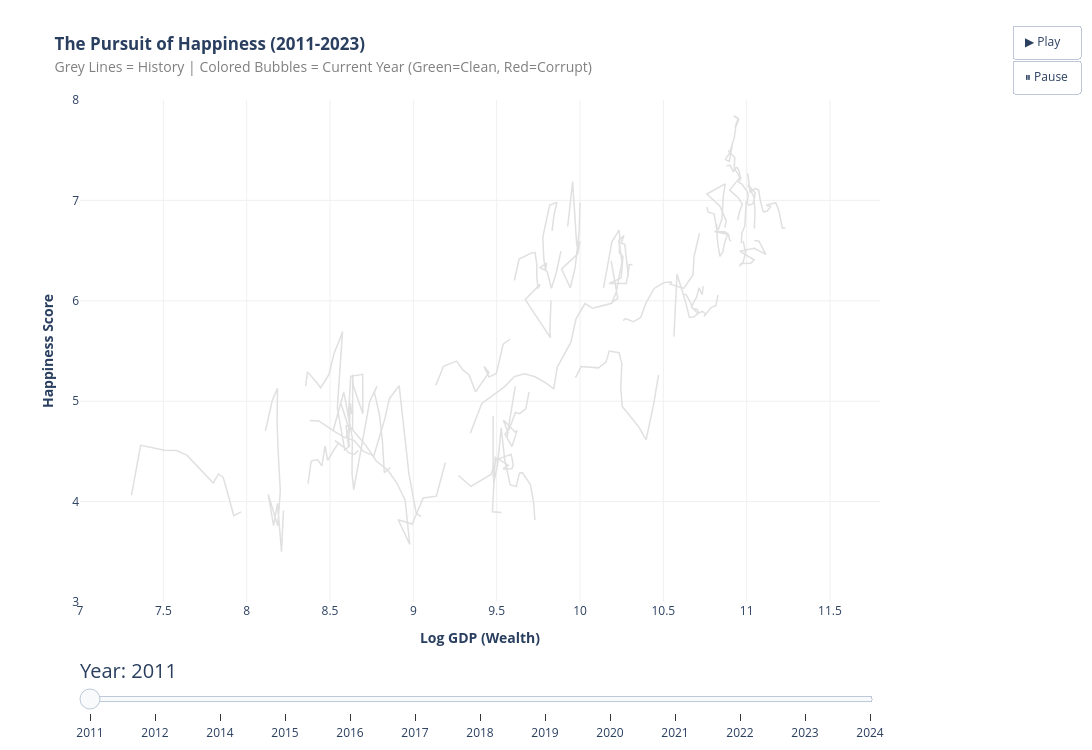

Write notebook code for a chart like this one.
### Code cell
import plotly.graph_objects as go
import numpy as np
import pandas as pd

# --- 1. DATA PREP ---
df30 = df30.sort_values(['country', 'year']).copy()
if 'log_gdp' not in df30.columns:
    df30['log_gdp'] = np.log1p(df30['gdp_per_capita_ppp'])

cols_needed = ['country', 'year', 'log_gdp', 'happiness_score', 'corruption_index', 'population_millions']
plot_df = df30[cols_needed].dropna(subset=['log_gdp', 'happiness_score']).copy()
plot_df['corruption_index'] = plot_df['corruption_index'].fillna(plot_df['corruption_index'].median())

def get_text_position(row):
    if row['log_gdp'] > 10.5:
        return "top left"
    elif 8.5 < row['log_gdp'] < 9.5:
        return "bottom center"
    else:
        return "top center"

years = sorted(plot_df['year'].unique())
fig_full = go.Figure()

# --- 2. ADD SOLID HISTORY LINES ---
for country, g in plot_df.groupby('country'):
    fig_full.add_trace(go.Scatter(
        x=g['log_gdp'],
        y=g['happiness_score'],
        mode='lines',
        line=dict(width=1.5, color='#e0e0e0'),
        opacity=1,  # fully solid lines now
        hoverinfo='skip',
        showlegend=False
    ))

# --- 3. CREATE ANIMATION FRAMES OF SOLID CIRCLES ---
frames = []
for yr in years:
    dfy = plot_df[plot_df['year'] == yr].copy()
    top_pop = dfy.nlargest(5, 'population_millions')['country'].tolist()
    top_rich = dfy.nlargest(3, 'log_gdp')['country'].tolist()
    dfy['text_label'] = dfy.apply(lambda r: r['country'] if r['country'] in top_pop + top_rich else "", axis=1)
    dfy['text_pos'] = dfy.apply(get_text_position, axis=1)
    
    frames.append(go.Frame(
        data=[
            go.Scatter(
                x=dfy['log_gdp'],
                y=dfy['happiness_score'],
                mode='markers+text',
                marker=dict(
                    size=np.clip(dfy['population_millions'], 0, None),
                    sizemode='area',
                    sizeref=max(plot_df['population_millions'])/800,
                    sizemin=5,
                    color=dfy['corruption_index'].values,
                    colorscale='RdYlGn',
                    cmin=0, cmax=100,
                    showscale=True,
                    opacity=1,  # keep circles fully opaque
                    colorbar=dict(title='Corruption<br>Index', thickness=15, x=1.02),
                    line=dict(width=1, color='#444')
                ),
                text=dfy['text_label'],
                textposition=dfy['text_pos'],
                textfont=dict(size=11, color="#333", family="Arial"),
                hovertemplate="<b>%{text}</b><br>GDP: %{x:.2f}<br>Happy: %{y:.2f}<br>Corr: %{marker.color:.0f}<extra></extra>"
            )
        ],
        name=str(yr)
    ))

fig_full.frames = frames

# --- 4. LAYOUT ---
fig_full.update_layout(
    title='<b>The Pursuit of Happiness (2011-2023)</b><br><span style="color:gray; font-size:14px">Grey Lines = History | Colored Bubbles = Current Year (Green=Clean, Red=Corrupt)</span>',
    xaxis=dict(title='<b>Log GDP (Wealth)</b>', range=[7, 11.8], showgrid=True, gridcolor='#f0f0f0'),
    yaxis=dict(title='<b>Happiness Score</b>', range=[3, 8], showgrid=True, gridcolor='#f0f0f0'),
    width=1100, height=750,
    plot_bgcolor='white',
    margin=dict(r=100),
    updatemenus=[dict(
        type='buttons', showactive=False,
        y=1.15, x=1.25, xanchor='right', yanchor='top',
        buttons=[
            dict(label='▶ Play', method='animate', args=[None, {'frame': {'duration': 600, 'redraw': True}, 'fromcurrent': True}]),
            dict(label='⏸ Pause', method='animate', args=[[None], {'frame': {'duration': 0, 'redraw': False}, 'mode': 'immediate'}])
        ]
    )],
    sliders=[{
        "active": 0,
        "currentvalue": {"prefix": "Year: ", "font": {"size": 20}},
        "pad": {"t": 50},
        "steps": [{"args": [[str(y)], {"frame": {"duration": 600, "redraw": True}, "mode": "immediate"}], "label": str(y), "method": "animate"} for y in years]
    }]
)

fig_full.show()

### Figure 1 — Plotly figure (JSON) as saved in the notebook; plotly's stock layout.template omitted (floating-point values rounded to 4 significant figures)
{"data": [{"hoverinfo": "skip", "line": {"color": "#e0e0e0", "width": 1.5}, "mode": "lines", "opacity": 1, "showlegend": false, "type": "scatter", "x": [10.29, 10.27, 10.25, 10.26, 10.23, 10.25, 10.22, 10.19, 10.08, 10.18, 10.23, 10.21, 10.19], "y": [6.242, 6.562, 6.574, 6.65, 6.599, 6.388, 6.086, 5.975, 5.929, 5.967, 6.024, 6.188, 6.397]}, {"hoverinfo": "skip", "line": {"color": "#e0e0e0", "width": 1.5}, "mode": "lines", "opacity": 1, "showlegend": false, "type": "scatter", "x": [10.88, 10.9, 10.92, 10.93, 10.94, 10.95, 10.96, 10.97, 10.95, 10.97, 11.0, 11.01, 11.0], "y": [7.345, 7.35, 7.284, 7.313, 7.284, 7.272, 7.228, 7.223, 7.183, 7.162, 7.095, 7.057, 6.974]}, {"hoverinfo": "skip", "line": {"color": "#e0e0e0", "width": 1.5}, "mode": "lines", "opacity": 1, "showlegend": false, "type": "scatter", "x": [8.379, 8.432, 8.531, 8.586, 8.645, 8.701, 8.763, 8.83, 8.856, 8.915, 8.973, 9.017, 9.046], "y": [4.807, 4.804, 4.694, 4.643, 4.608, 4.5, 4.456, 4.833, 5.025, 5.155, 4.282, 3.886, 3.851]}, {"hoverinfo": "skip", "line": {"color": "#e0e0e0", "width": 1.5}, "mode": "lines", "opacity": 1, "showlegend": false, "type": "scatter", "x": [9.832, 9.843, 9.862, 9.818, 9.777, 9.783, 9.794, 9.799, 9.76, 9.802, 9.828, 9.856, 9.886], "y": [6.697, 6.849, 6.983, 6.952, 6.635, 6.419, 6.3, 6.376, 6.33, 6.293, 6.125, 6.272, 6.494]}, {"hoverinfo": "skip", "line": {"color": "#e0e0e0", "width": 1.5}, "mode": "lines", "opacity": 1, "showlegend": false, "type": "scatter", "x": [10.89, 10.9, 10.93, 10.93, 10.93, 10.94, 10.96, 10.96, 10.9, 10.95, 10.97, 10.96, 10.95], "y": [7.499, 7.477, 7.427, 7.404, 7.316, 7.328, 7.278, 7.232, 7.103, 7.025, 6.961, 6.9, 6.803]}, {"hoverinfo": "skip", "line": {"color": "#e0e0e0", "width": 1.5}, "mode": "lines", "opacity": 1, "showlegend": false, "type": "scatter", "x": [10.14, 10.19, 10.22, 10.23, 10.24, 10.24, 10.26, 10.25, 10.18, 10.28, 10.29, 10.29, 10.32], "y": [6.128, 6.587, 6.67, 6.705, 6.652, 6.476, 6.444, 6.229, 6.172, 6.172, 6.334, 6.36, 6.361]}, {"hoverinfo": "skip", "line": {"color": "#e0e0e0", "width": 1.5}, "mode": "lines", "opacity": 1, "showlegend": false, "type": "scatter", "x": [9.342, 9.411, 9.545, 9.606, 9.666, 9.727, 9.787, 9.843, 9.864, 9.945, 9.976, 10.03, 10.08], "y": [4.68, 4.978, 5.14, 5.245, 5.273, 5.246, 5.191, 5.124, 5.339, 5.585, 5.818, 5.973, 5.921]}, {"hoverinfo": "skip", "line": {"color": "#e0e0e0", "width": 1.5}, "mode": "lines", "opacity": 1, "showlegend": false, "type": "scatter", "x": [9.606, 9.634, 9.71, 9.73, 9.741, 9.74, 9.747, 9.761, 9.672, 9.763, 9.823, 9.819, 9.826], "y": [6.202, 6.416, 6.477, 6.481, 6.357, 6.26, 6.125, 6.163, 6.012, 5.781, 5.63, 5.695, 6.004]}, {"hoverinfo": "skip", "line": {"color": "#e0e0e0", "width": 1.5}, "mode": "lines", "opacity": 1, "showlegend": false, "type": "scatter", "x": [9.479, 9.479, 9.483, 9.505, 9.527, 9.548, 9.581, 9.618, 9.636, 9.654, 9.703, 9.723, 9.729], "y": [4.853, 4.273, 4.194, 4.362, 4.735, 4.419, 4.166, 4.151, 4.283, 4.288, 4.17, 3.977, 3.817]}, {"hoverinfo": "skip", "line": {"color": "#e0e0e0", "width": 1.5}, "mode": "lines", "opacity": 1, "showlegend": false, "type": "scatter", "x": [7.309, 7.364, 7.508, 7.58, 7.643, 7.707, 7.746, 7.799, 7.831, 7.859, 7.885, 7.923, 7.967], "y": [4.064, 4.561, 4.512, 4.508, 4.46, 4.35, 4.286, 4.186, 4.275, 4.241, 4.091, 3.861, 3.898]}, {"hoverinfo": "skip", "line": {"color": "#e0e0e0", "width": 1.5}, "mode": "lines", "opacity": 1, "showlegend": false, "type": "scatter", "x": [10.92, 10.9, 10.87, 10.87, 10.9, 10.93, 10.94, 10.95, 10.92, 10.95, 10.95, 10.94, 10.93], "y": [7.579, 7.389, 7.406, 7.413, 7.469, 7.632, 7.769, 7.809, 7.842, 7.821, 7.804, 7.741, 7.736]}, {"hoverinfo": "skip", "line": {"color": "#e0e0e0", "width": 1.5}, "mode": "lines", "opacity": 1, "showlegend": false, "type": "scatter", "x": [10.82, 10.82, 10.83, 10.83, 10.84, 10.86, 10.87, 10.89, 10.81, 10.87, 10.89, 10.9, 10.91], "y": [6.746, 6.764, 6.575, 6.478, 6.442, 6.489, 6.592, 6.664, 6.69, 6.687, 6.661, 6.609, 6.593]}, {"hoverinfo": "skip", "line": {"color": "#e0e0e0", "width": 1.5}, "mode": "lines", "opacity": 1, "showlegend": false, "type": "scatter", "x": [10.97, 10.97, 10.99, 11.0, 11.01, 11.03, 11.04, 11.05, 11.01, 11.04, 11.05, 11.05, 11.05], "y": [6.572, 6.672, 6.75, 6.994, 6.951, 6.965, 6.985, 7.076, 7.155, 7.034, 6.892, 6.719, 6.753]}, {"hoverinfo": "skip", "line": {"color": "#e0e0e0", "width": 1.5}, "mode": "lines", "opacity": 1, "showlegend": false, "type": "scatter", "x": [8.518, 8.583, 8.634, 8.632, 8.642, 8.699, 8.738, 8.781, 8.766, 8.796, 8.814, 8.826, 8.863], "y": [4.705, 5.091, 4.633, 4.276, 4.12, 4.657, 4.996, 5.148, 5.088, 4.872, 4.605, 4.289, 4.34]}, {"hoverinfo": "skip", "line": {"color": "#e0e0e0", "width": 1.5}, "mode": "lines", "opacity": 1, "showlegend": false, "type": "scatter", "x": [8.566, 8.605, 8.713, 8.778, 8.845, 8.899, 8.951, 8.979, 8.909, 8.994, 9.059, 9.138, 9.192], "y": [4.975, 4.772, 4.565, 4.404, 4.315, 4.19, 4.015, 3.573, 3.819, 3.777, 4.036, 4.054, 4.389]}, {"hoverinfo": "skip", "line": {"color": "#e0e0e0", "width": 1.5}, "mode": "lines", "opacity": 1, "showlegend": false, "type": "scatter", "x": [9.135, 9.181, 9.26, 9.296, 9.334, 9.374, 9.414, 9.454, 9.425, 9.454, 9.498, 9.539, 9.58], "y": [5.159, 5.348, 5.399, 5.314, 5.262, 5.093, 5.192, 5.286, 5.345, 5.24, 5.277, 5.568, 5.617]}, {"hoverinfo": "skip", "line": {"color": "#e0e0e0", "width": 1.5}, "mode": "lines", "opacity": 1, "showlegend": false, "type": "scatter", "x": [9.612, 9.561, 9.568, 9.54, 9.61, 9.623, 9.592, 9.55, 9.575, 9.613, 9.638, 9.675, 9.694], "y": [5.149, 4.643, 4.686, 4.813, 4.692, 4.707, 4.548, 4.672, 4.721, 4.888, 4.876, 4.923, 5.093]}, {"hoverinfo": "skip", "line": {"color": "#e0e0e0", "width": 1.5}, "mode": "lines", "opacity": 1, "showlegend": false, "type": "scatter", "x": [10.62, 10.64, 10.66, 10.68, 10.69, 10.7, 10.71, 10.71, 10.67, 10.7, 10.71, 10.73, 10.74], "y": [6.059, 6.064, 5.987, 5.921, 5.92, 5.915, 5.886, 5.871, 5.94, 6.039, 6.129, 6.06, 6.147]}, {"hoverinfo": "skip", "line": {"color": "#e0e0e0", "width": 1.5}, "mode": "lines", "opacity": 1, "showlegend": false, "type": "scatter", "x": [8.368, 8.387, 8.425, 8.451, 8.47, 8.486, 8.521, 8.551, 8.529, 8.583, 8.611, 8.645, 8.67], "y": [4.18, 4.403, 4.419, 4.356, 4.553, 4.41, 4.509, 4.583, 4.607, 4.543, 4.487, 4.47, 4.51]}, {"hoverinfo": "skip", "line": {"color": "#e0e0e0", "width": 1.5}, "mode": "lines", "opacity": 1, "showlegend": false, "type": "scatter", "x": [9.926, 9.948, 9.956, 9.972, 9.979, 9.989, 9.999, 9.985, 9.89, 9.942, 9.971, 9.995, 10.0], "y": [6.74, 7.088, 7.187, 6.778, 6.578, 6.488, 6.595, 6.465, 6.317, 6.128, 6.33, 6.678, 6.979]}, {"hoverinfo": "skip", "line": {"color": "#e0e0e0", "width": 1.5}, "mode": "lines", "opacity": 1, "showlegend": false, "type": "scatter", "x": [8.611, 8.624, 8.696, 8.697, 8.656, 8.64, 8.636, 8.636, 8.596, 8.611, 8.622, 8.629, 8.642], "y": [4.856, 5.248, 5.268, 4.875, 5.074, 5.155, 5.265, 4.724, 4.759, 4.552, 4.981, 4.881, 4.885]}, {"hoverinfo": "skip", "line": {"color": "#e0e0e0", "width": 1.5}, "mode": "lines", "opacity": 1, "showlegend": false, "type": "scatter", "x": [8.354, 8.365, 8.417, 8.444, 8.494, 8.524, 8.567, 8.575, 8.544, 8.588, 8.617, 8.602, 8.618], "y": [5.149, 5.292, 5.194, 5.132, 5.269, 5.472, 5.653, 5.693, 4.934, 4.516, 4.555, 4.657, 4.768]}, {"hoverinfo": "skip", "line": {"color": "#e0e0e0", "width": 1.5}, "mode": "lines", "opacity": 1, "showlegend": false, "type": "scatter", "x": [10.26, 10.27, 10.32, 10.36, 10.39, 10.44, 10.51, 10.55, 10.54, 10.62, 10.68, 10.68, 10.72], "y": [5.803, 5.822, 5.791, 5.835, 5.973, 6.123, 6.182, 6.186, 6.166, 6.123, 6.26, 6.442, 6.673]}, {"hoverinfo": "skip", "line": {"color": "#e0e0e0", "width": 1.5}, "mode": "lines", "opacity": 1, "showlegend": false, "type": "scatter", "x": [10.98, 10.99, 10.98, 10.98, 10.96, 10.97, 11.02, 11.05, 10.96, 11.05, 11.12, 11.07, 11.05], "y": [6.597, 6.48, 6.411, 6.379, 6.344, 6.371, 6.375, 6.407, 6.494, 6.523, 6.463, 6.594, 6.6]}, {"hoverinfo": "skip", "line": {"color": "#e0e0e0", "width": 1.5}, "mode": "lines", "opacity": 1, "showlegend": false, "type": "scatter", "x": [10.56, 10.58, 10.63, 10.66, 10.68, 10.71, 10.73, 10.75, 10.74, 10.79, 10.82, 10.83], "y": [5.643, 6.267, 5.984, 5.835, 5.838, 5.875, 5.895, 5.872, 5.845, 5.935, 5.951, 6.058]}, {"hoverinfo": "skip", "line": {"color": "#e0e0e0", "width": 1.5}, "mode": "lines", "opacity": 1, "showlegend": false, "type": "scatter", "x": [9.27, 9.346, 9.466, 9.498, 9.536, 9.587, 9.6, 9.591, 9.539, 9.569, 9.492, 9.475, 9.529], "y": [4.26, 4.151, 4.271, 4.415, 4.44, 4.471, 4.366, 4.327, 4.325, 4.362, 4.442, 3.898, 3.891]}, {"hoverinfo": "skip", "line": {"color": "#e0e0e0", "width": 1.5}, "mode": "lines", "opacity": 1, "showlegend": false, "type": "scatter", "x": [9.973, 10.01, 10.11, 10.16, 10.18, 10.23, 10.25, 10.24, 10.25, 10.35, 10.4, 10.44, 10.47], "y": [5.234, 5.345, 5.332, 5.389, 5.5, 5.483, 5.373, 5.132, 4.948, 4.744, 4.614, 4.975, 5.262]}, {"hoverinfo": "skip", "line": {"color": "#e0e0e0", "width": 1.5}, "mode": "lines", "opacity": 1, "showlegend": false, "type": "scatter", "x": [10.76, 10.77, 10.8, 10.82, 10.83, 10.85, 10.86, 10.87, 10.76, 10.84, 10.88, 10.87, 10.87], "y": [6.936, 6.883, 6.867, 6.725, 6.714, 6.814, 7.054, 7.165, 7.064, 6.943, 6.796, 6.749, 6.728]}, {"hoverinfo": "skip", "line": {"color": "#e0e0e0", "width": 1.5}, "mode": "lines", "opacity": 1, "showlegend": false, "type": "scatter", "x": [11.01, 11.02, 11.05, 11.07, 11.08, 11.1, 11.12, 11.14, 11.12, 11.17, 11.19, 11.21, 11.23], "y": [7.27, 7.082, 7.119, 7.104, 6.993, 6.886, 6.892, 6.94, 6.951, 6.977, 6.894, 6.725, 6.724]}, {"hoverinfo": "skip", "line": {"color": "#e0e0e0", "width": 1.5}, "mode": "lines", "opacity": 1, "showlegend": false, "type": "scatter", "x": [8.113, 8.154, 8.185, 8.183, 8.188, 8.192, 8.202, 8.187, 8.129, 8.162, 8.185, 8.209, 8.221], "y": [4.705, 5.006, 5.129, 4.795, 4.514, 4.377, 4.107, 3.759, 4.073, 3.76, 3.982, 3.502, 3.912]}], "layout": {"height": 750, "margin": {"r": 100}, "plot_bgcolor": "white", "sliders": [{"active": 0, "currentvalue": {"font": {"size": 20}, "prefix": "Year: "}, "pad": {"t": 50}, "steps": [{"args": [["2011"], {"frame": {"duration": 600, "redraw": true}, "mode": "immediate"}], "label": "2011", "method": "animate"}, {"args": [["2012"], {"frame": {"duration": 600, "redraw": true}, "mode": "immediate"}], "label": "2012", "method": "animate"}, {"args": [["2014"], {"frame": {"duration": 600, "redraw": true}, "mode": "immediate"}], "label": "2014", "method": "animate"}, {"args": [["2015"], {"frame": {"duration": 600, "redraw": true}, "mode": "immediate"}], "label": "2015", "method": "animate"}, {"args": [["2016"], {"frame": {"duration": 600, "redraw": true}, "mode": "immediate"}], "label": "2016", "method": "animate"}, {"args": [["2017"], {"frame": {"duration": 600, "redraw": true}, "mode": "immediate"}], "label": "2017", "method": "animate"}, {"args": [["2018"], {"frame": {"duration": 600, "redraw": true}, "mode": "immediate"}], "label": "2018", "method": "animate"}, {"args": [["2019"], {"frame": {"duration": 600, "redraw": true}, "mode": "immediate"}], "label": "2019", "method": "animate"}, {"args": [["2020"], {"frame": {"duration": 600, "redraw": true}, "mode": "immediate"}], "label": "2020", "method": "animate"}, {"args": [["2021"], {"frame": {"duration": 600, "redraw": true}, "mode": "immediate"}], "label": "2021", "method": "animate"}, {"args": [["2022"], {"frame": {"duration": 600, "redraw": true}, "mode": "immediate"}], "label": "2022", "method": "animate"}, {"args": [["2023"], {"frame": {"duration": 600, "redraw": true}, "mode": "immediate"}], "label": "2023", "method": "animate"}, {"args": [["2024"], {"frame": {"duration": 600, "redraw": true}, "mode": "immediate"}], "label": "2024", "method": "animate"}]}], "title": {"text": "<b>The Pursuit of Happiness (2011-2023)</b><br><span style=\"color:gray; font-size:14px\">Grey Lines = History | Colored Bubbles = Current Year (Green=Clean, Red=Corrupt)</span>"}, "updatemenus": [{"buttons": [{"args": [null, {"frame": {"duration": 600, "redraw": true}, "fromcurrent": true}], "label": "▶ Play", "method": "animate"}, {"args": [[null], {"frame": {"duration": 0, "redraw": false}, "mode": "immediate"}], "label": "⏸ Pause", "method": "animate"}], "showactive": false, "type": "buttons", "x": 1.25, "xanchor": "right", "y": 1.15, "yanchor": "top"}], "width": 1100, "xaxis": {"gridcolor": "#f0f0f0", "range": [7, 11.8], "showgrid": true, "title": {"text": "<b>Log GDP (Wealth)</b>"}}, "yaxis": {"gridcolor": "#f0f0f0", "range": [3, 8], "showgrid": true, "title": {"text": "<b>Happiness Score</b>"}}}}
